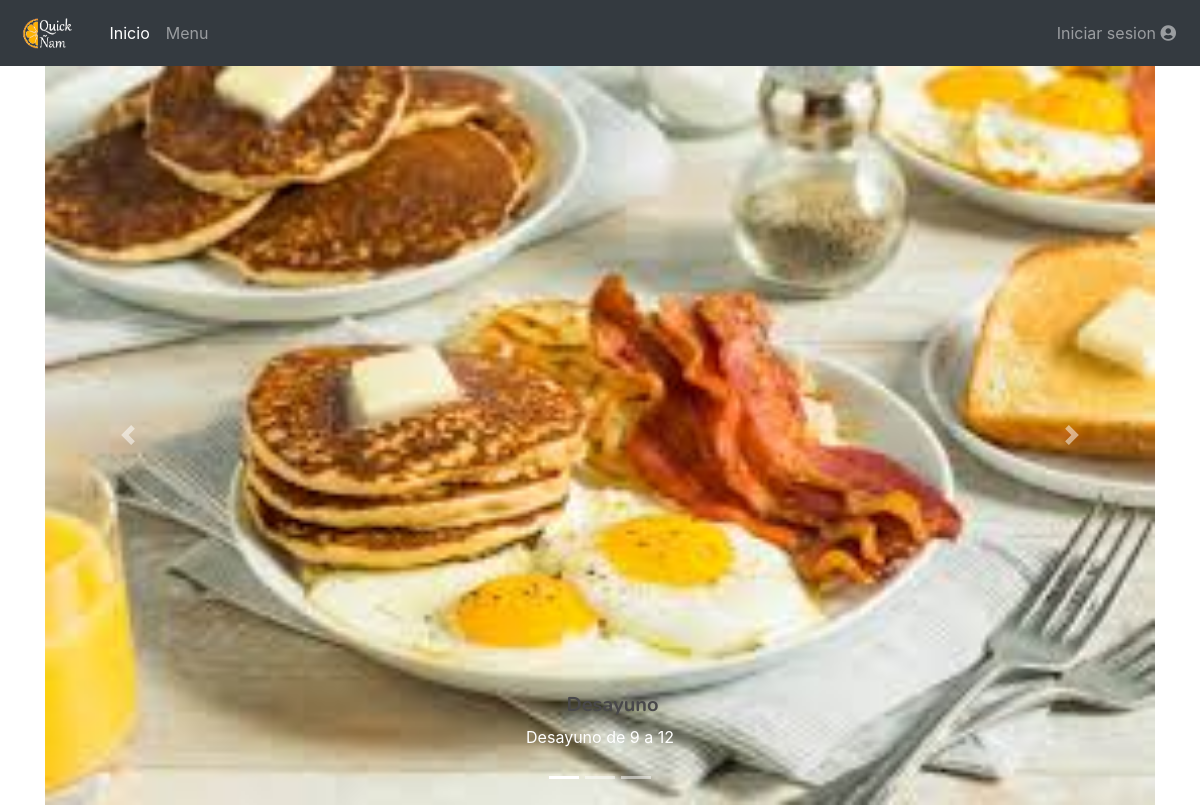
Page /usuarios/cliente/ on the committed database.
### admin_categoria/models.py (models this page shows, shortened)
class Categoria(models.Model):
	nombre = models.CharField(max_length=200)
	foto = models.ImageField(blank=True, upload_to = 'fotos')
	descripcion = models.CharField(max_length=300)

### usuarios/views.py (the view)
# urls.py: path("cliente/", views.InicioCliente.as_view(), name="inicio_cliente"),
class InicioCliente(View):
    template = "cliente.html"
    def get(self, request):
        categoria = Categoria.objects.all()
        context = {"categorias":categoria, "var" : Categoria.objects.first()}
        return render(request, self.template, context)

### templates/cliente.html (shortened to what this page needs)
{% extends 'base_cliente.html' %}
    {% load bootstrap4 %}
    {% load static %}
{% block body_content %}
{% if categorias%}
<div class="container">
  <div id="demo" class="carousel slide" data-ride="carousel">
    <ul class="carousel-indicators">
      {% for categoria in categorias %}
        {% if var == categoria %}
          <li data-target="#demo" data-slide-to="{{categoria.nombre}}" class="active"></li>
        {% else %}
          <li data-target="#demo" data-slide-to="{{categoria.nombre}}"></li>
         {% endif%}
      {% endfor %}
  </ul>
  <div class="carousel-inner">
  {% for categoria in categorias %}
   {% if var == categoria %}
    <div class="carousel-item active">
      <img src="{{categoria.foto}}" class="img-fluid" alt="{{categoria.nombre}}" width="1100" height="500">
      <div class="carousel-caption">
        <h3>{{categoria.nombre}}</h3>
        <p>{{categoria.descripcion}}</p>
      </div>
      </div>
      {% endif%}
  {% endfor %}
    </div>
  <a class="carousel-control-prev" href="#demo" data-slide="prev">
    <span class="carousel-control-prev-icon"></span>
  </a>
  <a class="carousel-control-next" href="#demo" data-slide="next">
    <span class="carousel-control-next-icon"></span>
  </a>
</div>
</div>
{% else %}
  <h3>No existe menu</h3>
{% endif %}
{% endblock body_content%}

### static/css/estilos.css (style rules this page uses)
.carousel-inner img { width: 100%; height: 100%; }

### cliente/static/css/main.css (style rules this page uses)
h3 { color: #49484b; font-family: "Nunito"; font-size: 20px; font-weight: bold; margin-left:25px; }

### rows in the picture
Categoria: foto (picture), nombre "Desayuno", descripcion "Desayuno de 9 a 12"
